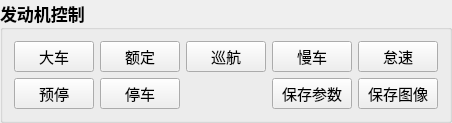
       <widget class="QGroupBox" name="a9">
        <property name="font">
         <font>
          <family>微软雅黑</family>
          <pointsize>13</pointsize>
          <weight>75</weight>
          <bold>true</bold>
         </font>
        </property>
        <property name="title">
         <string>发动机控制</string>
        </property>
        <property name="flat">
         <bool>false</bool>
        </property>
        <property name="checkable">
         <bool>false</bool>
        </property>
        <layout class="QGridLayout" name="gridLayout_10">
         <item row="0" column="0">
          <widget class="QPushButton" name="bigCartButton">
           <property name="minimumSize">
            <size>
             <width>0</width>
             <height>31</height>
            </size>
           </property>
           <property name="font">
            <font>
             <family>微软雅黑</family>
             <pointsize>11</pointsize>
             <weight>50</weight>
             <bold>false</bold>
            </font>
           </property>
           <property name="text">
            <string>大车</string>
           </property>
          </widget>
         </item>
         <item row="0" column="1">
          <widget class="QPushButton" name="ratedButton">
           <property name="minimumSize">
            <size>
             <width>0</width>
             <height>31</height>
            </size>
           </property>
           <property name="font">
            <font>
             <family>微软雅黑</family>
             <pointsize>11</pointsize>
             <weight>50</weight>
             <bold>false</bold>
            </font>
           </property>
           <property name="text">
            <string>额定</string>
           </property>
          </widget>
         </item>
         <item row="0" column="2">
          <widget class="QPushButton" name="cruiseButton">
           <property name="minimumSize">
            <size>
             <width>0</width>
             <height>31</height>
            </size>
           </property>
           <property name="font">
            <font>
             <family>微软雅黑</family>
             <pointsize>11</pointsize>
             <weight>50</weight>
             <bold>false</bold>
            </font>
           </property>
           <property name="text">
            <string>巡航</string>
           </property>
          </widget>
         </item>
         <item row="0" column="3">
          <widget class="QPushButton" name="slowTrainButton">
           <property name="minimumSize">
            <size>
             <width>0</width>
             <height>31</height>
            </size>
           </property>
           <property name="font">
            <font>
             <family>微软雅黑</family>
             <pointsize>11</pointsize>
             <weight>50</weight>
             <bold>false</bold>
            </font>
           </property>
           <property name="text">
            <string>慢车</string>
           </property>
          </widget>
         </item>
         <item row="0" column="4">
          <widget class="QPushButton" name="idlingButton">
           <property name="minimumSize">
            <size>
             <width>0</width>
             <height>31</height>
            </size>
           </property>
           <property name="font">
            <font>
             <family>微软雅黑</family>
             <pointsize>11</pointsize>
             <weight>50</weight>
             <bold>false</bold>
            </font>
           </property>
           <property name="text">
            <string>怠速</string>
           </property>
          </widget>
         </item>
         <item row="1" column="0">
          <widget class="QPushButton" name="preStopButton">
           <property name="minimumSize">
            <size>
             <width>0</width>
             <height>31</height>
            </size>
           </property>
           <property name="font">
            <font>
             <family>微软雅黑</family>
             <pointsize>11</pointsize>
             <weight>50</weight>
             <bold>false</bold>
            </font>
           </property>
           <property name="text">
            <string>预停</string>
           </property>
          </widget>
         </item>
         <item row="1" column="1">
          <widget class="QPushButton" name="parkingButton">
           <property name="minimumSize">
            <size>
             <width>0</width>
             <height>31</height>
            </size>
           </property>
           <property name="font">
            <font>
             <family>微软雅黑</family>
             <pointsize>11</pointsize>
             <weight>50</weight>
             <bold>false</bold>
            </font>
           </property>
           <property name="text">
            <string>停车</string>
           </property>
          </widget>
         </item>
         <item row="1" column="4">
          <widget class="QPushButton" name="saveFigButton">
           <property name="minimumSize">
            <size>
             <width>0</width>
             <height>31</height>
            </size>
           </property>
           <property name="font">
            <font>
             <family>微软雅黑</family>
             <pointsize>11</pointsize>
             <weight>50</weight>
             <bold>false</bold>
            </font>
           </property>
           <property name="text">
            <string>保存图像</string>
           </property>
          </widget>
         </item>
         <item row="1" column="3">
          <widget class="QPushButton" name="saveConfButton">
           <property name="minimumSize">
            <size>
             <width>0</width>
             <height>31</height>
            </size>
           </property>
           <property name="font">
            <font>
             <family>微软雅黑</family>
             <pointsize>11</pointsize>
             <weight>50</weight>
             <bold>false</bold>
            </font>
           </property>
           <property name="text">
            <string>保存参数</string>
           </property>
          </widget>
         </item>
        </layout>
       </widget>
